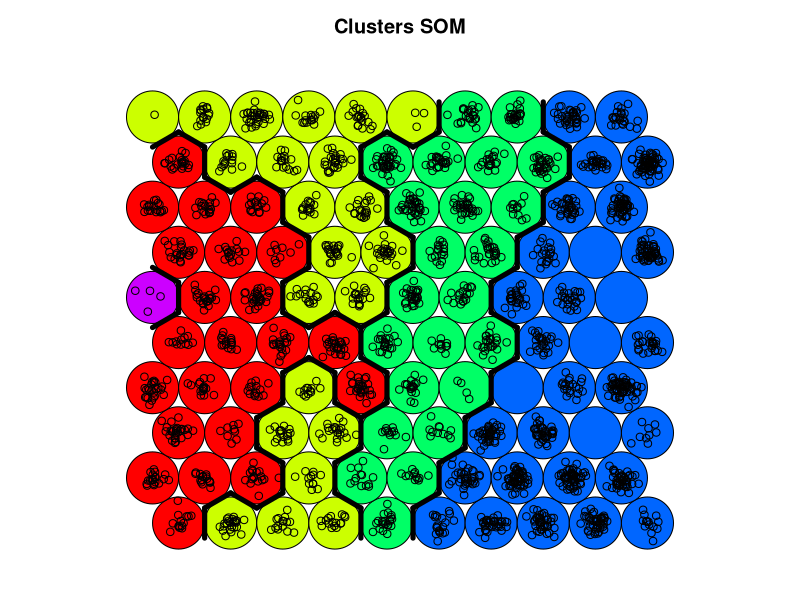
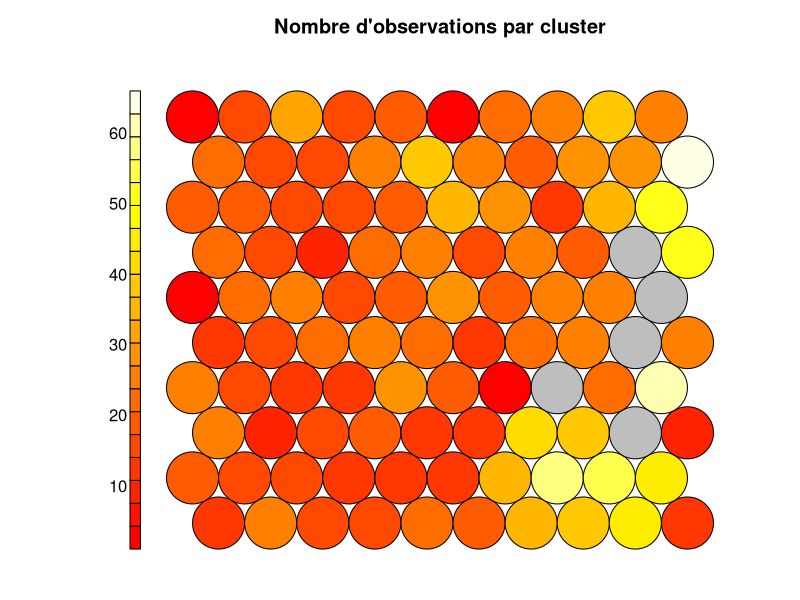
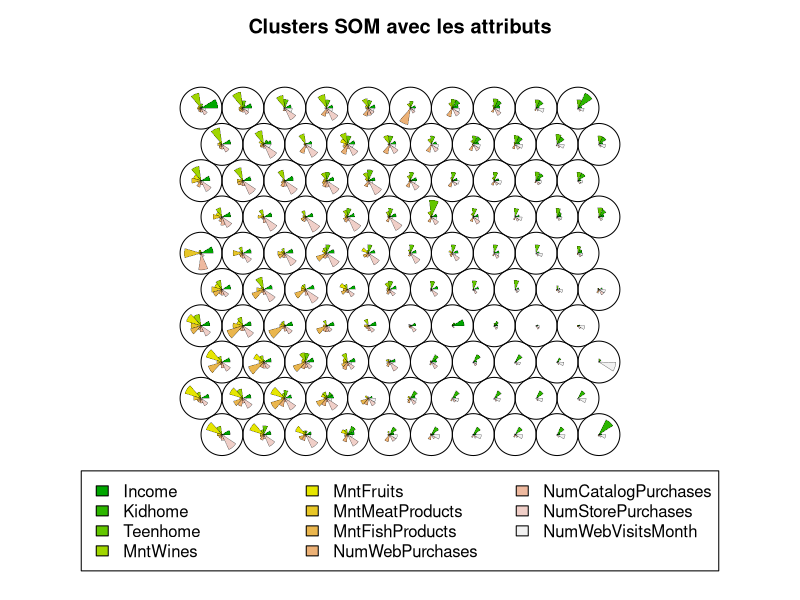

Write R code to recreate these figures, in order.
library(kohonen)
library(tidyverse)
library(caret)

# Charger les données
df <- read.csv("marketing_campaign.csv", sep=";")

# Statistiques descriptives
summary(df)

# Sélection des variables pour segmentation
features <- c("Income", "Kidhome", "Teenhome", "MntWines", "MntFruits", 
              "MntMeatProducts", "MntFishProducts", "NumWebPurchases", 
              "NumCatalogPurchases", "NumStorePurchases", "NumWebVisitsMonth")

# Normalisation des données
df_clean <- df %>% select(all_of(features)) %>% na.omit()
df_scaled <- as.data.frame(scale(df_clean))

# SOM pour segmentation
som_grid <- somgrid(xdim = 10, ydim = 10, topo = "hexagonal")
som_model <- som(as.matrix(df_scaled), grid = som_grid, rlen = 100)

# Remplacement de clusterSOM par une approche basée sur hclust
codes <- getCodes(som_model)  # Extraction des codes des neurones
dist_matrix <- dist(codes)    # Matrice de distances entre les codes
hc <- hclust(dist_matrix, method = "ward.D2") # Clustering hiérarchique
som_cluster <- cutree(hc, k = 5) # Définition du nombre de clusters

# Palette de couleurs
pretty_palette <- rainbow(length(unique(som_cluster)))

# Visualisation des clusters SOM
plot(som_model, type="mapping", bgcol = pretty_palette[som_cluster], main = "Clusters SOM")
add.cluster.boundaries(som_model, som_cluster)

# Autres visualisations SOM
plot(som_model, type="count", main="Nombre d'observations par cluster")
plot(som_model, type="codes", main="Clusters SOM avec les attributs")

# Attribution des clusters aux données d'origine
df_clean$SOM_Cluster <- som_cluster[som_model$unit.classif]

# Affichage des clusters
print(table(df_clean$SOM_Cluster))
